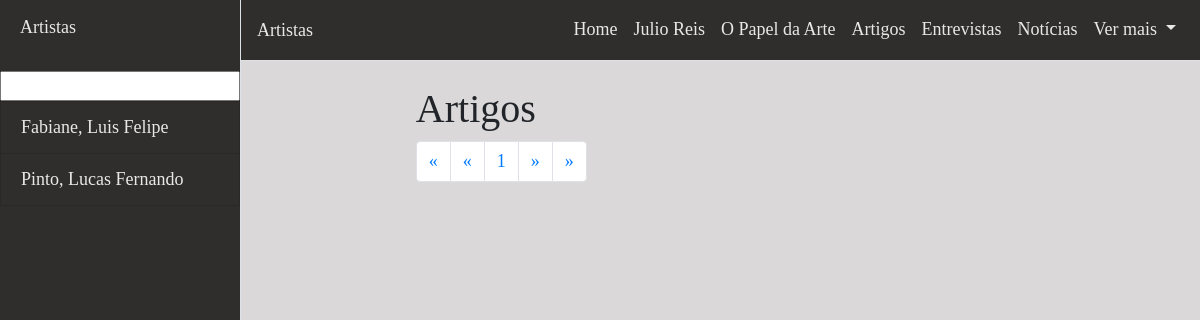
/Artigos, run on an earlier commit of the app's database.
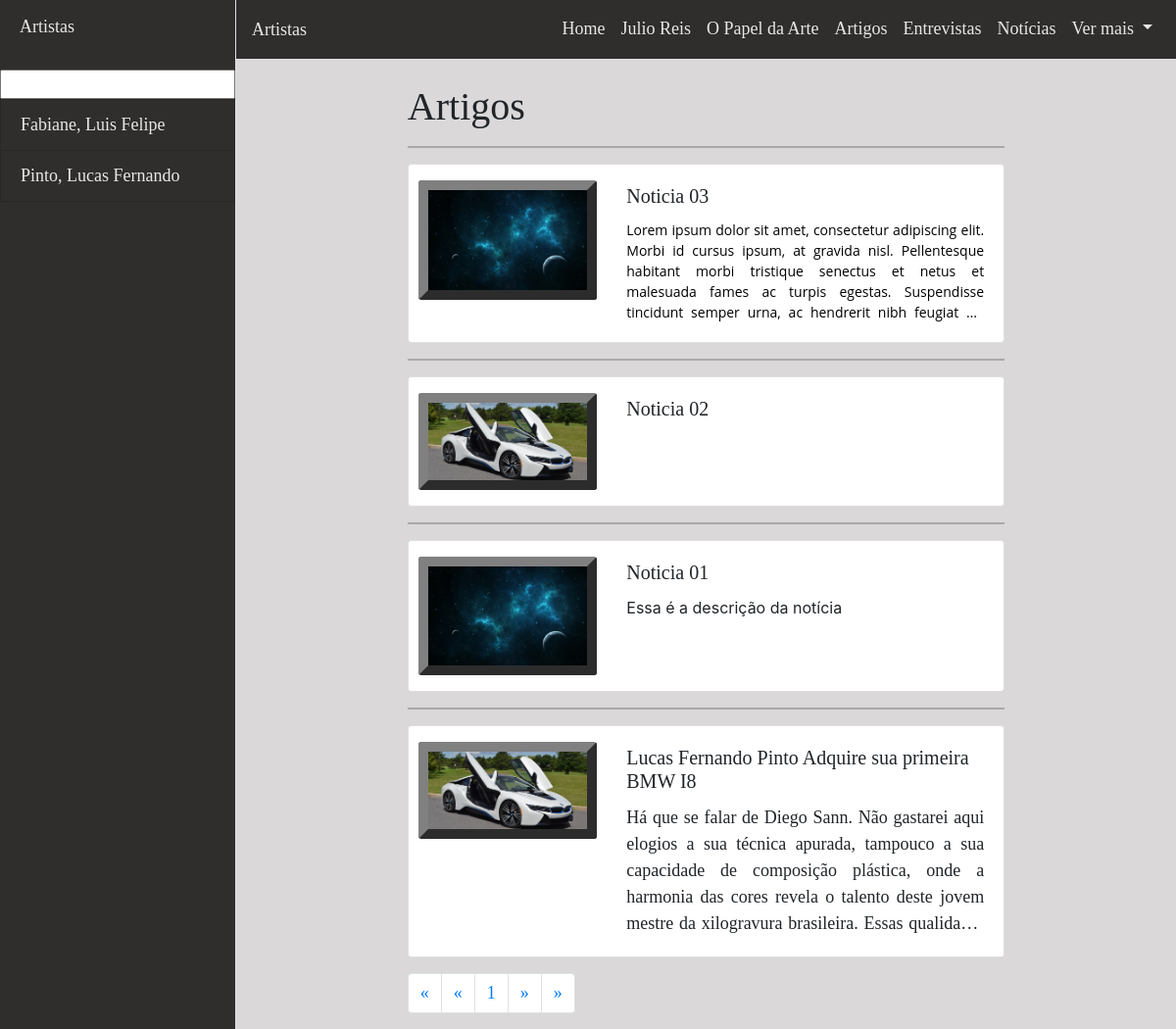
And on a later commit of the database.
### core/models.py (models this page shows, shortened)
class Artista(models.Model):
    art_nome = models.CharField("Nome do artista", max_length=100)
    art_sobrenome = models.CharField("Sobrenome do artista:", max_length=100)
    art_imagem = models.ImageField("Imagem do artista:", upload_to='Artistas')
    art_desc = models.TextField("Texto descritivo:", blank=True, null=True)
    art_nascimento = models.IntegerField("Ano de nascimento", null=True)
    art_morte = models.IntegerField("Ano de falecimento", null=True)
    class Meta:
        db_table = 'artista'

class Noticia(models.Model):
    OPTIONS = (
        ('N', 'Notícia'),
        ('A', 'Artigo'),
        ('E', 'Entrevista'),
    )
    not_nome = models.CharField("Nome da publicação:", max_length=100)
    not_tipo = models.CharField("Tipo da publicação:", max_length=1, choices=OPTIONS)
    not_desc = models.TextField("Faça a descrição da sua publicação:")
    not_imagem = models.ImageField("Selecione a imagem da publicação:", upload_to='Artigos')
    not_publi = models.DateField("Data de publicação")
    objects = NoticiaManager()
    class Meta:
        db_table = 'noticias'

### core/views.py (the view)
# urls.py: path('Artigos', views.artigos),
def artigos(request):
    pagina = request.GET.get('p', None)
    nPaginas = len(Noticia.objects.filter(not_tipo='A')) / 4
    nPaginas = round(nPaginas+0.4)
    if (pagina):
        try:
            pagina = int(pagina)
        except:
            pagina = 1
    else:
        pagina = 1
    ordem = request.GET.get('ordenar_por', None)
    offset = 0
    limit = 0
    if (pagina > 1):
        offset = (pagina - 1) * 4
        limit = pagina * 4
    else:
        pagina = 1
        offset = 0
        limit = 4
    dados = {'artista': Artista.objects.all().order_by('art_sobrenome')[0:15],
             'noticias': Noticia.objects.filter(not_tipo='A').order_by('-not_publi')[offset:limit],
             'nPaginas': nPaginas,
             'paginaAtual': pagina}
    return render(request, 'artigos.html', dados)

### templates/artigos.html (shortened to what this page needs)
    {% extends 'modelo.html' %}
    {% block content %}
    <div class="container-fluid">
        <div class="row h-100">
            <div class="col-sm-2"></div>
            <div class="col-sm-8" id="corpo">
                <h1>
                    Artigos
                </h1>
                {% for artigo in noticias %}
                    <hr>
                    <div class="card mb-3">
                      <div class="row no-gutters">
                        <div class="col-sm-4 my-3" style="padding-left:10px;padding-right:10px;">
                          <img src="{{ artigo.not_imagem.url }}" class="card-img" alt="Imagem da {{ artigo.not_nome }}">
                        </div>
                        <div class="col-sm-8">
                          <div class="card-body">
                            <h5 class="card-title">{{ artigo.not_nome }}</h5>
                            <div class="card-text" style="overflow: hidden; text-overflow: ellipsis; display: -webkit-box; -webkit-line-clamp: 5; -webkit-box-orient: vertical;">{{ artigo.not_desc | safe }}</div>
                          </div>
                        </div>
                      </div>
                    </div>
                {% endfor %}
                <div style="text-align: center;">
                  <ul class="pagination">
                    <li class="page-item">
                      <a class="page-link" aria-label="Primeira" onclick="primeiraPagina()">
                        <span aria-hidden="true">&laquo;</span>
                      </a>
                    </li>
                    <li class="page-item">
                      <a class="page-link" aria-label="Anterior" onclick="mudaPagina(-1)">
                        <span aria-hidden="true">&laquo;</span>
                      </a>
                    </li>
                    <li class="page-item"><a class="page-link" href="#">{{ paginaAtual }}</a></li>
                    <li class="page-item">
                      <a class="page-link" aria-label="Próximo" onclick="mudaPagina(1)">
                        <span aria-hidden="true">&raquo;</span>
                      </a>
                    </li>
                    <li class="page-item">
                      <a class="page-link" aria-label="Último" onclick="ultimaPagina({{ nPaginas }})">
                        <span aria-hidden="true">&raquo;</span>
                      </a>
                    </li>
                  </ul>
                </div>
            </div>
        </div>
    </div>
    {% endblock %}

### templates/modelo.html (shortened to what this page needs)
<!DOCTYPE html>
<html lang="en">
<head>
  {% load static %}
  <link href="https://cdn.jsdelivr.net/npm/bootstrap@5.0.0-beta2/dist/css/bootstrap.min.css" rel="stylesheet"
>
  <link rel="stylesheet" type="text/css" href="{% static 'css/Estilo.css' %}">
  <link href="{% static 'css/bootstrap.min.css' %}" rel="stylesheet">
</head>
<body>
  <div class="d-flex h-100" id="wrapper">
    <div class="border-right" id="sidebar-wrapper">
      <div class="sidebar-heading">
        <p>Artistas
        </p>
      </div>
      <div class="list-group list-group-flush" id="esquerda">
            <input type="text" id="busca" autocomplete="off">
        <div id="artistas">
          {% for artistas in artista %}
            <a href="/Artistas/{{ artistas.art_sobrenome }}" class="list-group-item list-group-item-action">{{ artistas.art_sobrenome }}, {{ artistas.art_nome }}</a>
          {% endfor %}
        </div>
      </div>
    </div>
    <div id="page-content-wrapper">
      <nav class="navbar navbar-expand-lg border-bottom">
        <a id="menu-toggle">Artistas</a>
        <div class="collapse navbar-collapse" id="navbarSupportedContent">
          <ul class="navbar-nav ml-auto mt-2 mt-lg-0">
            <li class="nav-item active">
              <a class="nav-link" href="/">Home <span class="sr-only">(current)</span></a>
            </li>
            <li class="nav-item">
              <a class="nav-link" href="/Julio-Reis">Julio Reis</a>
            </li>
            <li class="nav-item">
              <a class="nav-link" href="/O-Papel-da-Arte">O Papel da Arte</a>
            </li>
            <li class="nav-item">
              <a class="nav-link" href="/Artigos">Artigos</a>
            </li>
            <li class="nav-item">
              <a class="nav-link" href="/Entrevistas">Entrevistas</a>
            </li>
            <li class="nav-item">
              <a class="nav-link" href="/Noticias">Notícias</a>
            </li>
            <li class="nav-item dropdown">
              <a class="nav-link dropdown-toggle" href="#" id="navbarDropdown" role="button" data-toggle="dropdown"
                aria-haspopup="true" aria-expanded="false">
                Ver mais
              </a>
            </li>
          </ul>
        </div>
      </nav>
      <br>
      {% block content %}
      {% endblock %}
    </div>
  </div>
</body>
</html>

What changed in the data, as far as the page shows it:
now on this page (row edited): Noticia: not_imagem (picture), not_nome "Noticia 03", not_desc "Lorem ipsum dolor sit amet, consectetur adipiscing elit. Morbi id cursus ipsum, at gravida nisl. Pellentesque habitant morbi tristique senectus et netus et malesuada fames ac turpis egestas. Suspendisse tincidunt semper urna, ac hendrerit nibh feugiat…"
now on this page (row edited): Noticia: not_imagem (picture), not_nome "Noticia 02"
now on this page (row edited): Noticia: not_imagem (picture), not_nome "Noticia 01", not_desc "Essa é a descrição da notícia"
now on this page (row edited): Noticia: not_imagem (picture), not_nome "Lucas Fernando Pinto Adquire sua primeira BMW I8", not_desc "Há que se falar de Diego Sann. Não gastarei aqui elogios a sua técnica apurada, tampouco a sua capacidade de composição plástica, onde a harmonia das cores revela o talento deste jovem mestre da xilogravura brasileira. Essas…"
